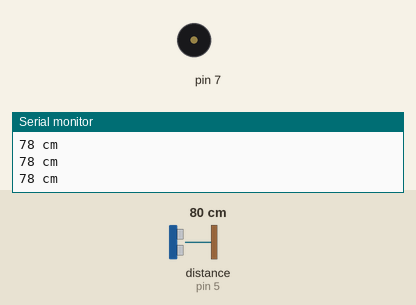
This sketch was run on a simulated Arduino Uno, built with avr-gcc and run on an emulated ATmega328P. Shown: buzzer (waves = sounding), the last lines printed to the serial monitor. Wiring (inferred from the names in the program): ultrasonic range finder: trigger pin 3; echo pin 5. The test bench sets the inputs (shaded band); at power-on: distance to the obstacle (sensor on pin 5) 80 cm. The echo pulse lasts 58.3 µs per cm.

Above: at 1.2 s.
1.3 s: distance to the obstacle (sensor on pin 5) set to 35 cm
2.8 s: distance to the obstacle (sensor on pin 5) set to 29 cm
At 3.15 s:
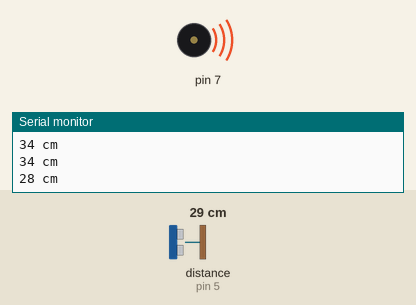
5.8 s: distance to the obstacle (sensor on pin 5) set to 60 cm
At 5.97 s:
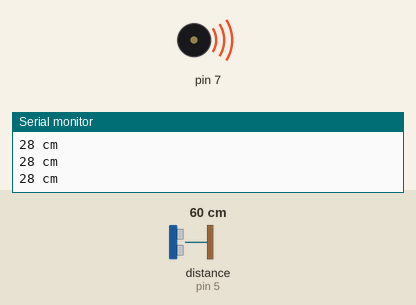
7.3 s: distance to the obstacle (sensor on pin 5) set to 2 cm
At 7.74 s:
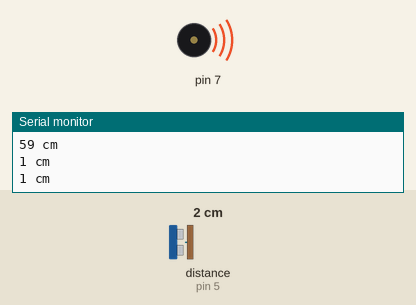
Timing chart, 0 to 11.3 s (numbered marks = the images above; inputs shaded):
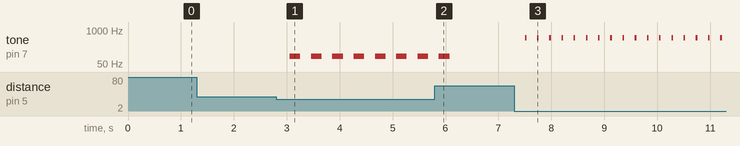

The sketch:

LED_Test8.ino
```cpp
// 자동차 뒤에 센서 울리는거처럼 트리거에서 소리를 내보내고 에코핀에 소리를 받아와서 얼마만큼 차이가 나는지 알려줌
int trigPin = 3;
int echoPin = 5;
int Sori[3] = {100, 300, 500};
void setup() {
  Serial.begin(9600);
  pinMode(trigPin, OUTPUT);
  pinMode(echoPin, INPUT);
  pinMode(7, OUTPUT);
}

void loop() {
  digitalWrite(trigPin, HIGH);  // 내가 알고 있는게 트리거가 시작해서 어떤 벽에 부딪히고 다시 돌아온다.
  delayMicroseconds(10);        // 그런데 여기있는 delayMicroseconds는 무엇인가? 왜 필요한가??
  digitalWrite(trigPin, LOW);

  long duration = pulseIn(echoPin, HIGH); // 트리거핀이 출발해서 벽에 부딪히고 돌아와서 pin에 들어오기까지 시간을 측정.
  long distance = ((float)(duration*340)) /10000 / 2; // 위의 시간을 왜 곱하기 340하는지 왜 나누기 10000을 하는지. 외워야 하는 식인가?

  Serial.print(distance);
  Serial.println(" cm");

  delay(200);

  if(distance<=30 && distance>=21){
    tone(7, Sori[0]);
    delay(200);
    noTone(7);
  }
  else if(distance>=11 && distance<=20){
    tone(7, Sori[1]);
    delay(100);
    noTone(7);
  }
  else if(distance<=10){
    tone(7, Sori[2]);
    delay(30);
    noTone(7);
  }
}
```

Measured:
- the behaviour switches between 32 and 31 cm on distance to the obstacle (sensor on pin 5) (found by bisection; images 0 and 1)
- after the input at 2.8 s, tone on pin 7: alternates 100 Hz for 0.20 s and silent for 0.20 s, starting after 0.26 s
- after the input at 5.8 s, tone on pin 7: goes on until 6.1 s, then stays silent
- after the input at 7.3 s, tone on pin 7: alternates 500 Hz for 0.03 s and silent for 0.20 s, starting after 0.20 s
